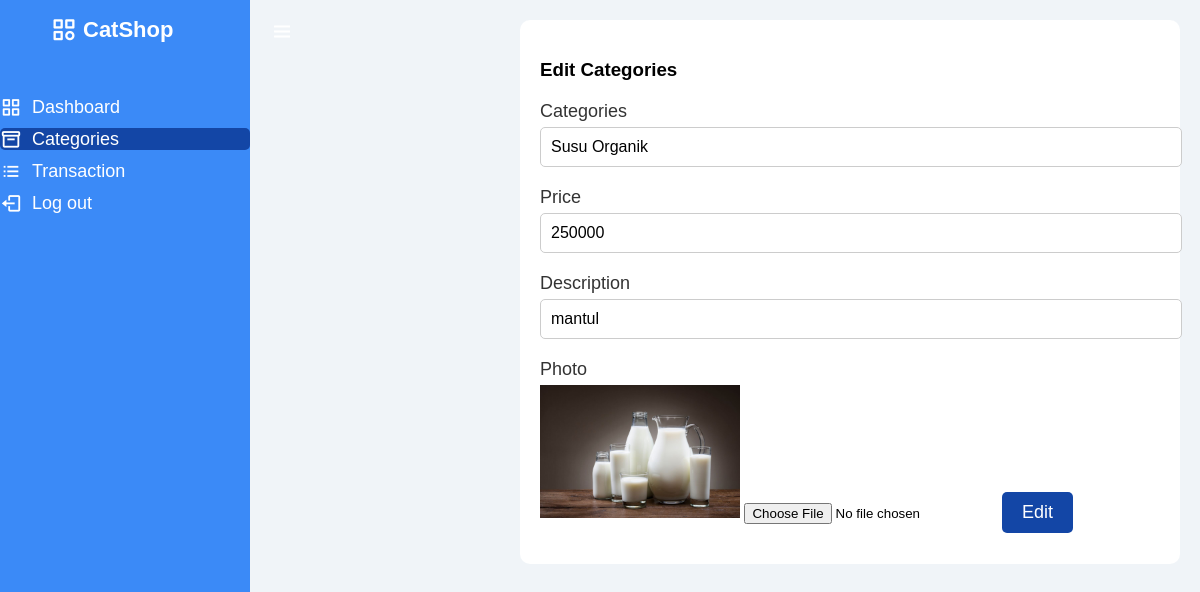
The app's page /categories/categories-edit.php?id=7 (signed in) with its own data.
### tables this page shows
CREATE TABLE `tb_categories` (
  `id` int NOT NULL,
  `photo` varchar(50) NOT NULL,
  `categories` varchar(50) NOT NULL,
  `price` int NOT NULL,
  `description` text NOT NULL
);

### categories/categories-edit.php (the view, shortened to what this page needs)
<?php
include '../koneksi.php';
$id = $_GET['id'];
$sql = "SELECT * FROM tb_categories WHERE id = '$id'";
$result = mysqli_query($koneksi, $sql);
$data = mysqli_fetch_assoc($result);
?>
<!DOCTYPE html>
<html lang="en">
<head>
    <link rel="stylesheet" href="../css/admin.css" />
    <link href="https://unpkg.com/boxicons@2.0.7/css/boxicons.min.css" rel="stylesheet" />
</head>
<body>
    <div class="sidebar">
        <div class="logo-details">
            <i class="bx bx-category"></i>
            <span class="logo_name">CatShop</span>
        </div>
        <ul class="nav-links">
            <li><a href="../admin.php"><i class="bx bx-grid-alt"></i><span class="links_name">Dashboard</span></a></li>
            <li><a href="categories.php" class="active"><i class="bx bx-box"></i><span
                        class="links_name">Categories</span></a></li>
            <li><a href="../transaction/transaction.php"><i class="bx bx-list-ul"></i><span
                        class="links_name">Transaction</span></a></li>
            <li><a href="../logout.php"><i class="bx bx-log-out"></i><span class="links_name">Log out</span></a></li>
        </ul>
    </div>
    <section class="home-section">
        <nav>
            <div class="sidebar-button"><i class="bx bx-menu sidebarBtn"></i></div>
            <div class="profile-details"><span class="admin_name">Catshop Admin</span></div>
        </nav>
        <div class="home-content">
            <h3>Edit Categories</h3>
            <div class="form-login">
                <form action="categories-proses.php" method="post" enctype="multipart/form-data">
                    <label for="categories">Categories</label>
                    <input class="input" type="text" name="categories" id="categories" placeholder="Categories"
                        value="<?= $data['categories'] ?>" />
                    <label for="price">Price</label>
                    <input class="input" type="text" name="price" id="price" placeholder="Price"
                        value="<?= $data['price']?>" />
                    <label for="description">Description</label>
                    <input class="input" type="text" name="description" id="description" placeholder="Description"
                        value="<?= $data['description']?>" />
                    <label for="photo">Photo</label>
                    <img src="../img_categories/<?= $data['photo'] ?>" alt="" width="200px">
                    <input type="file" name="photo" id="photo" style="margin-bottom: 20px" />
                    <button type="submit" class="btn btn-simpan" name="edit">Edit</button>
                </form>
            </div>
        </div>
    </section>
</body>
</html>

### css/admin.css (style rules this page uses)
body { font-family: Arial, sans-serif; margin: 0; padding: 0; background-color: #f0f4f8; }
.sidebar { position: fixed; top: 0; left: 0; width: 250px; height: 100%; background-color: #3b8af7; transition: all 0.3s ease; z-index: 999; overflow-y: auto; }
.logo-details { display: flex; height: 60px; align-items: center; padding: 0 50px; color: #fff; font-weight: 700; font-size: 20px; }
.logo-details i { font-size: 28px; margin-right: 5px; }
.logo-details .logo_name { font-size: 22px; }
.nav-links { padding: 20px 0; list-style: none; }
.nav-links li { margin-bottom: 10px; }
.nav-links a { display: flex; align-items: center; text-decoration: none; color: #fff; transition: all 0.3s ease; }
.nav-links a.active, .nav-links a:hover { background-color: #1346a6; border-radius: 5px; }
.nav-links a i { font-size: 22px; margin-right: 10px; }
.nav-links .links_name { font-size: 18px; }
.home-section { position: relative; margin-left: 250px; padding: 20px 20px 20px 270px; }
.sidebar-button { position: absolute; top: 20px; left: 20px; font-size: 24px; cursor: pointer; color: #fff; z-index: 999; }
.profile-details { position: absolute; top: 20px; right: 20px; font-size: 18px; color: #fff; }
.home-content { background-color: #fff; padding: 20px; border-radius: 10px; }
.form-login { margin-top: 20px; }
.form-login label { display: block; margin-bottom: 5px; font-size: 18px; color: #333; }
.form-login .input { width: 100%; padding: 10px; margin-bottom: 20px; border: 1px solid #ccc; border-radius: 5px; font-size: 16px; }
.form-login .btn { background-color: #1346a6; color: #fff; padding: 10px 20px; border: none; border-radius: 5px; cursor: pointer; font-size: 18px; transition: background-color 0.3s ease; }

### records on screen
tb_categories: categories "Susu Organik", price "250000", description "mantul", photo (picture)
